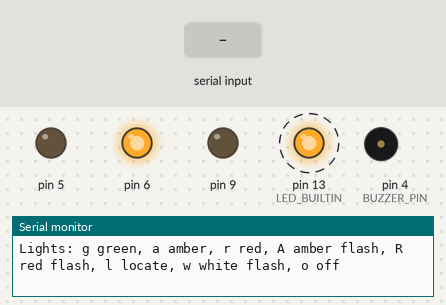
Simulated run of this sketch. Board: Arduino Uno, built with avr-gcc and run on an emulated ATmega328P. Shown: output pins drawn as LEDs (lit = HIGH), buzzer (waves = sounding, pin HIGH), the last lines printed to the serial monitor. Dashed ring = blinking. The test bench sets the inputs (shaded band).

Above: at 0.87 s.
1.3 s: "s\n" received over Serial
At 1.87 s:
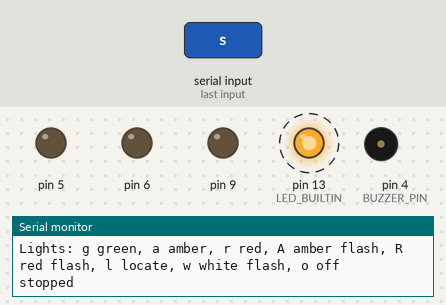
4.3 s: "2\n" received over Serial
At 4.65 s:
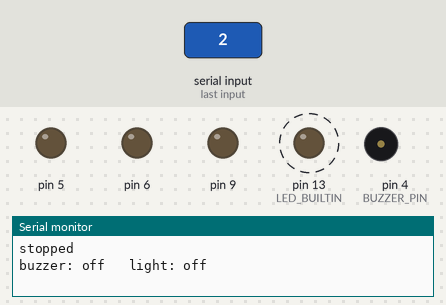
7.3 s: "d\n" received over Serial
At 7.62 s:
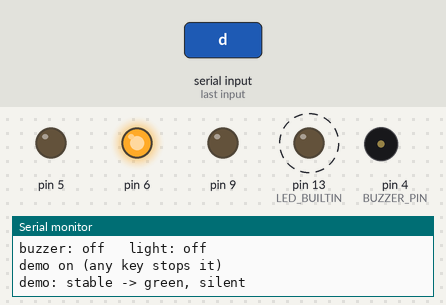
10.3 s: "3\n" received over Serial
At 10.43 s:
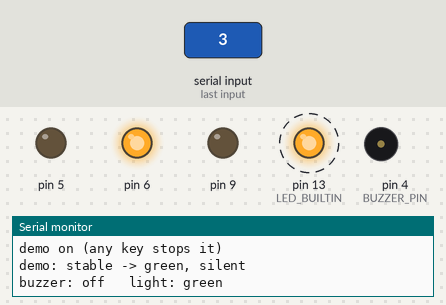
13.3 s: "5\n" received over Serial
At 13.87 s:
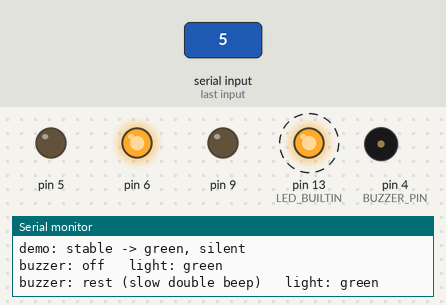
Timing chart, 0 to 17.3 s (numbered marks = the images above; inputs shaded):
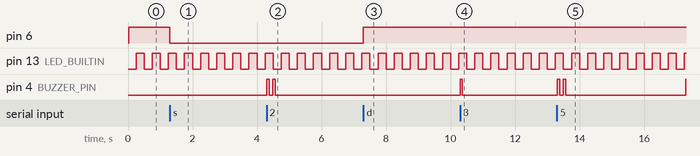

Measured:
- after the input at 1.3 s, pin 6: HIGH → LOW at once
- after the input at 4.3 s, pin 4 (BUZZER_PIN): alternates HIGH for 0.08 s and LOW for 0.10 s, 4 changes in all, then stays LOW, starting at once
- after the input at 7.3 s, pin 6: LOW → HIGH at once
- after the input at 10.3 s, pin 4 (BUZZER_PIN): LOW → HIGH at once, → LOW 0.06 s later
- after the input at 13.3 s, pin 4 (BUZZER_PIN): goes HIGH 0.08 s, LOW 0.12 s, HIGH 0.08 s, LOW 3.7 s, then HIGH, starting at once
- by itself, pin 13 (LED_BUILTIN): alternates HIGH for 0.25 s and LOW for 0.25 s

The sketch:

output_test.ino
```cpp
// WALKASSIST - output test: every LED colour and buzzer pattern.
//
// Wiring (see docs/circuit.svg):
//   Buzzer driver: D4 -> 1 kOhm -> 2N4401 base, buzzer + -> 3V3, buzzer - -> collector,
//                  emitter -> GND.
//   RGB LED: D5 red, D6 green, D9 blue (220 Ohm each), common leg -> GND.
//   Common-anode LED? Set COMMON_ANODE to true.
//
// Open the Serial Monitor at 115200 and type a key + Enter:
//
//   d  demo: steps through every cane situation from the plan, 6 s each
//   s  stop everything
//
//   Sounds (background, loop until changed):        One-shots (play once on top):
//     5 rest   6 stop-and-rest   7 locator             1 ack chirp   2 confirm
//     8 fall countdown   9 alarm   t rhythm ticks      3 slip beep   4 near-fall
//     +/- rhythm faster / slower (100 ms steps)
//
//   Lights:  g green   a amber   r red   A amber flashing   R red flashing
//            l locate (white blinking)   w white flash (one-shot)   o off
//
// The pattern player never blocks: the orange LED (pin 13) blinks steadily the
// whole time to show loop() keeps running.

#include <cane_output.h>

const uint8_t BUZZER_PIN = 4;
const uint8_t LED_R = 5, LED_G = 6, LED_B = 9;
const bool COMMON_ANODE = false;
const uint32_t DEMO_STEP_MS = 6000;

CaneOutput out;
uint16_t rhythmMs = 1000;

bool demo = false;
uint8_t demoStep = 0;
uint32_t demoNext = 0;
bool wasConnected = false;

void printMenu() {
  Serial.println("Output test. d = demo, s = stop.");
  Serial.println("Sounds: 1 ack, 2 confirm, 3 slip, 4 near-fall (one-shots);");
  Serial.println("        5 rest, 6 stop-and-rest, 7 locator, 8 countdown, 9 alarm, t rhythm, +/- speed");
  Serial.println("Lights: g green, a amber, r red, A amber flash, R red flash, l locate, w white flash, o off");
}

// One step of the demo = one row of the plan's "conclusions -> responses" table.
void runDemoStep(uint8_t i, uint32_t now) {
  out.silence(now);
  switch (i) {
    case 0: Serial.println("demo: stable -> green, silent");
            out.setLight(Light::GREEN, now); break;
    case 1: Serial.println("demo: gesture -> ack chirp + white flash, back to green");
            out.setLight(Light::GREEN, now); out.playBeep(Beep::ACK, now);
            out.flashLight(Light::WHITE, 150, now); break;
    case 2: Serial.println("demo: calibration done -> double beep + green flash");
            out.setLight(Light::GREEN, now); out.playBeep(Beep::CONFIRM, now); break;
    case 3: Serial.println("demo: unsteady gait -> amber + rhythm ticks (900 ms)");
            out.setLight(Light::AMBER, now); out.setRhythm(900, now); break;
    case 4: Serial.println("demo: fatigue -> amber + rest pattern");
            out.setLight(Light::AMBER, now); out.setBeep(Beep::REST, now); break;
    case 5: Serial.println("demo: tip slip -> one beep + amber flash");
            out.setLight(Light::GREEN, now); out.playBeep(Beep::SLIP, now);
            out.flashLight(Light::AMBER, 600, now); break;
    case 6: Serial.println("demo: near-fall -> triple beep + amber flashing");
            out.setLight(Light::AMBER_FLASH, now); out.playBeep(Beep::NEAR_FALL, now); break;
    case 7: Serial.println("demo: high risk -> red + stop-and-rest beeps");
            out.setLight(Light::RED, now); out.setBeep(Beep::STOP_REST, now); break;
    case 8: Serial.println("demo: dropped cane -> locator chirps + white blinking");
            out.setLight(Light::LOCATE, now); out.setBeep(Beep::LOCATOR, now); break;
    case 9: Serial.println("demo: fall -> red flashing + countdown (beeps speed up)");
            out.setLight(Light::RED_FLASH, now); out.setBeep(Beep::COUNTDOWN, now); break;
    case 10: Serial.println("demo: fall not cancelled -> alarm");
             out.setLight(Light::RED_FLASH, now); out.setBeep(Beep::ALARM, now); break;
  }
}
const uint8_t DEMO_STEPS = 11;

void handleKey(char c, uint32_t now) {
  if (c == '\n' || c == '\r' || c == ' ') return;
  if (c != 'd') demo = false;
  switch (c) {
    case 'd': demo = true; demoStep = 0; demoNext = now; Serial.println("demo on (any key stops it)"); return;
    case 's': out.silence(now); Serial.println("stopped"); return;
    case '1': out.playBeep(Beep::ACK, now); break;
    case '2': out.playBeep(Beep::CONFIRM, now); break;
    case '3': out.playBeep(Beep::SLIP, now); break;
    case '4': out.playBeep(Beep::NEAR_FALL, now); break;
    case '5': out.setBeep(Beep::REST, now); break;
    case '6': out.setBeep(Beep::STOP_REST, now); break;
    case '7': out.setBeep(Beep::LOCATOR, now); break;
    case '8': out.setBeep(Beep::COUNTDOWN, now); break;
    case '9': out.setBeep(Beep::ALARM, now); break;
    case 't': out.setRhythm(rhythmMs, now); break;
    case '+': rhythmMs = rhythmMs > 400 ? rhythmMs - 100 : 300; out.setRhythm(rhythmMs, now); break;
    case '-': rhythmMs = rhythmMs < 2000 ? rhythmMs + 100 : 2000; out.setRhythm(rhythmMs, now); break;
    case 'g': out.setLight(Light::GREEN, now); break;
    case 'a': out.setLight(Light::AMBER, now); break;
    case 'r': out.setLight(Light::RED, now); break;
    case 'A': out.setLight(Light::AMBER_FLASH, now); break;
    case 'R': out.setLight(Light::RED_FLASH, now); break;
    case 'l': out.setLight(Light::LOCATE, now); break;
    case 'w': out.flashLight(Light::WHITE, 200, now); break;
    case 'o': out.setLight(Light::OFF, now); break;
    default: Serial.print("unknown key: "); Serial.println(c); printMenu(); return;
  }
  Serial.print("buzzer: ");
  Serial.print(beepName(out.beep()));
  if (out.beep() == Beep::RHYTHM) { Serial.print(" every "); Serial.print(rhythmMs); Serial.print(" ms"); }
  Serial.print("   light: ");
  Serial.println(lightName(out.light()));
}

void setup() {
  Serial.begin(115200);
  uint32_t start = millis();
  while (!Serial && millis() - start < 3000) {}
  pinMode(LED_BUILTIN, OUTPUT);
  out.begin(BUZZER_PIN, LED_R, LED_G, LED_B, COMMON_ANODE);
  out.setLight(Light::GREEN);
}

void loop() {
  uint32_t now = millis();

  bool connected = (bool)Serial;
  if (connected && !wasConnected) printMenu();
  wasConnected = connected;

  while (Serial.available()) handleKey((char)Serial.read(), now);

  if (demo && (int32_t)(now - demoNext) >= 0) {
    runDemoStep(demoStep, now);
    demoStep = (demoStep + 1) % DEMO_STEPS;
    demoNext = now + DEMO_STEP_MS;
  }

  out.update(now);
  digitalWrite(LED_BUILTIN, (now / 250) % 2);   // heartbeat: loop() never blocks
}
```
